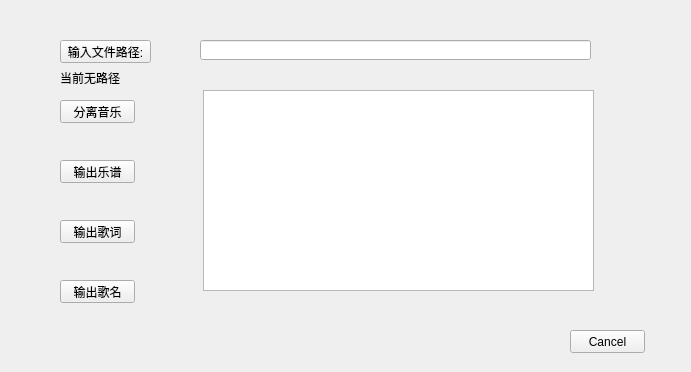
<?xml version="1.0" encoding="UTF-8"?>
<ui version="4.0">
 <class>MainWidgt</class>
 <widget class="QWidget" name="MainWidgt">
  <property name="geometry">
   <rect>
    <x>0</x>
    <y>0</y>
    <width>691</width>
    <height>372</height>
   </rect>
  </property>
  <property name="windowTitle">
   <string>114514</string>
  </property>
  <property name="windowOpacity">
   <double>-1.000000000000000</double>
  </property>
  <property name="toolTip">
   <string/>
  </property>
  <widget class="QPushButton" name="pushButton_0">
   <property name="geometry">
    <rect>
     <x>60</x>
     <y>40</y>
     <width>91</width>
     <height>23</height>
    </rect>
   </property>
   <property name="text">
    <string>输入文件路径:</string>
   </property>
  </widget>
  <widget class="QLineEdit" name="input_edit">
   <property name="geometry">
    <rect>
     <x>200</x>
     <y>40</y>
     <width>391</width>
     <height>20</height>
    </rect>
   </property>
  </widget>
  <widget class="QPushButton" name="pushButton_1">
   <property name="geometry">
    <rect>
     <x>60</x>
     <y>100</y>
     <width>75</width>
     <height>23</height>
    </rect>
   </property>
   <property name="text">
    <string>分离音乐</string>
   </property>
  </widget>
  <widget class="QPushButton" name="pushButton_2">
   <property name="geometry">
    <rect>
     <x>60</x>
     <y>160</y>
     <width>75</width>
     <height>23</height>
    </rect>
   </property>
   <property name="text">
    <string>输出乐谱</string>
   </property>
  </widget>
  <widget class="QPushButton" name="pushButton_3">
   <property name="geometry">
    <rect>
     <x>60</x>
     <y>220</y>
     <width>75</width>
     <height>23</height>
    </rect>
   </property>
   <property name="text">
    <string>输出歌词</string>
   </property>
  </widget>
  <widget class="QLabel" name="input_file_label">
   <property name="geometry">
    <rect>
     <x>60</x>
     <y>70</y>
     <width>141</width>
     <height>16</height>
    </rect>
   </property>
   <property name="text">
    <string>当前无路径</string>
   </property>
  </widget>
  <widget class="QPushButton" name="pushButton_4">
   <property name="geometry">
    <rect>
     <x>60</x>
     <y>280</y>
     <width>75</width>
     <height>23</height>
    </rect>
   </property>
   <property name="text">
    <string>输出歌名</string>
   </property>
  </widget>
  <widget class="QTextEdit" name="textEdit">
   <property name="geometry">
    <rect>
     <x>203</x>
     <y>90</y>
     <width>391</width>
     <height>201</height>
    </rect>
   </property>
   <property name="readOnly">
    <bool>true</bool>
   </property>
  </widget>
  <widget class="QPushButton" name="CancelButton">
   <property name="geometry">
    <rect>
     <x>570</x>
     <y>330</y>
     <width>75</width>
     <height>23</height>
    </rect>
   </property>
   <property name="text">
    <string>Cancel</string>
   </property>
  </widget>
  <widget class="QLabel" name="label_0">
   <property name="geometry">
    <rect>
     <x>60</x>
     <y>130</y>
     <width>131</width>
     <height>16</height>
    </rect>
   </property>
   <property name="text">
    <string/>
   </property>
  </widget>
  <widget class="QLabel" name="label_2">
   <property name="geometry">
    <rect>
     <x>60</x>
     <y>250</y>
     <width>131</width>
     <height>16</height>
    </rect>
   </property>
   <property name="text">
    <string/>
   </property>
  </widget>
  <widget class="QLabel" name="label_3">
   <property name="geometry">
    <rect>
     <x>60</x>
     <y>310</y>
     <width>131</width>
     <height>16</height>
    </rect>
   </property>
   <property name="text">
    <string/>
   </property>
  </widget>
  <widget class="QLabel" name="label_1">
   <property name="geometry">
    <rect>
     <x>60</x>
     <y>190</y>
     <width>131</width>
     <height>20</height>
    </rect>
   </property>
   <property name="text">
    <string/>
   </property>
  </widget>
 </widget>
 <resources/>
 <connections/>
</ui>
